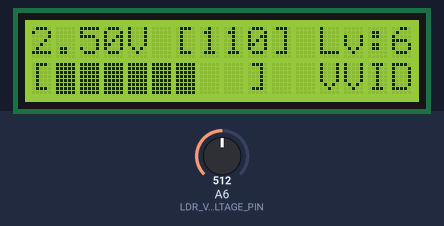
This sketch was run on a simulated Arduino Nano, built with avr-gcc and run on an emulated ATmega328P. Parts: 16×2 character LCD. Inputs (shaded band) come from the test bench; at power-on: A6 (LDR_VOLTAGE_PIN) = 512.

Above: at 6.5 s.
6.6 s: A6 (LDR_VOLTAGE_PIN) set to 261
At 7.2 s:
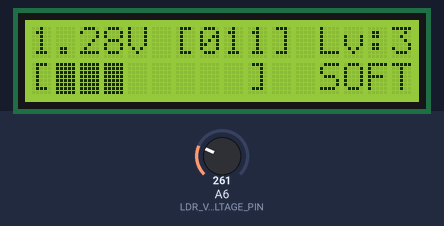
8.4 s: A6 (LDR_VOLTAGE_PIN) set to 241
At 9.0 s:
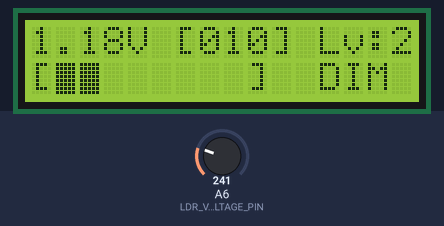
9.9 s: A6 (LDR_VOLTAGE_PIN) set to 500
At 11.2 s:
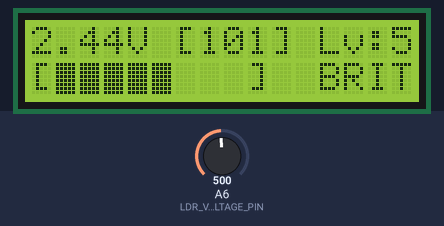
11.5 s: A6 (LDR_VOLTAGE_PIN) set to 525
At 12.0 s:
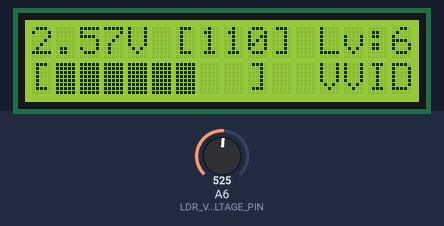
13.1 s: A6 (LDR_VOLTAGE_PIN) set to 122
At 14.0 s:
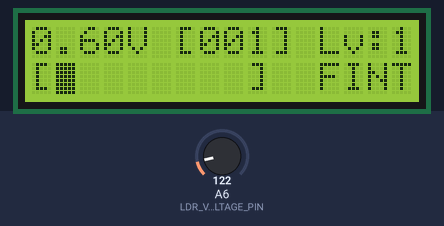
15.0 s: A6 (LDR_VOLTAGE_PIN) set to 406
At 15.9 s:
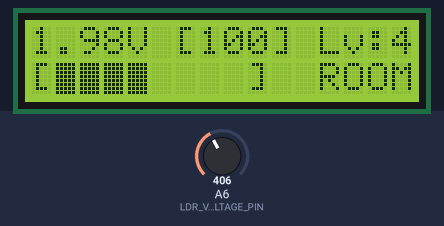
16.7 s: A6 (LDR_VOLTAGE_PIN) set to 435
Timing chart, 0 to 19.2 s (numbered marks = the images above; inputs shaded):
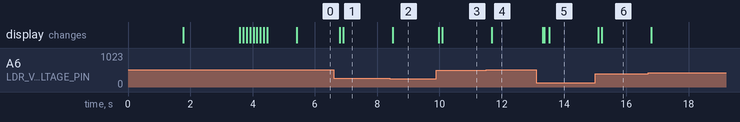

Measured:
- the behaviour switches between 254 and 253 on A6 (LDR_VOLTAGE_PIN) (found by bisection; images 1 and 2)
- the behaviour switches between 506 and 507 on A6 (LDR_VOLTAGE_PIN) (found by bisection; images 3 and 4)
- after the input at 6.6 s, the display: first changes after 0.20 s (image 1 shows a later state)
- after the input at 8.4 s, the display: changes after 0.10 s (image 2)
- after the input at 9.9 s, the display: first changes after 0.08 s (image 3 shows a later state)
- after the input at 11.5 s, the display: changes after 0.18 s (image 4)
- after the input at 13.1 s, the display: first changes after 0.21 s (image 5 shows a later state)
- after the input at 15.0 s, the display: first changes after 0.10 s (image 6 shows a later state)

The sketch:

TriBitLux_V1_3.ino
```cpp
// ================================================================
//  3-Bit Flash ADC — Brightness Level Sensor
//  Circuit: Resistor Ladder (3.3V / 8 steps)
//           7x Comparators (e.g., 2x LM339)
//           Priority Encoder (74HC148: thermometer -> 3-bit binary)
//           Input: LDR voltage divider → Vin
//
//  Arduino Nano:
//    A6       → LDR voltage monitor (ANALOG-ONLY pin)
//    A4 (SDA) → LCD I2C Data
//    A5 (SCL) → LCD I2C Clock
//
//  LCD: 16x2 I2C (PCF8574 backpack, address 0x27 or 0x3F)
//
//  Required Libraries (install via Tools > Manage Libraries):
//    - LiquidCrystal_I2C  by Frank de Brabander
//    - Wire               (built-in)
//
//  Display layout (main screen):
//    Line 1: "1.24V [011] Lv:3"
//             ^Vin  ^3-bit ^Level (0-7)
//    Line 2: "[||||    ] SOFT "
//             ^8-bar    ^Label
// ================================================================

#include <Wire.h>
#include <LiquidCrystal_I2C.h>

// ----------------------------------------------------------------
//  LCD Setup
//  Address 0x27 is the default for most PCF8574-based backpacks.
//  If the screen is blank or shows garbled text, change to 0x3F.
//  A4 = SDA, A5 = SCL on Nano — these are hardware I2C pins.
// ----------------------------------------------------------------
LiquidCrystal_I2C lcd(0x27, 16, 2);

// ----------------------------------------------------------------
//  Pin & Circuit Constants
// ----------------------------------------------------------------
#define LDR_VOLTAGE_PIN  A6      // Analog-ONLY pin on Nano — do NOT use digitalWrite/digitalRead here

#define VREF_NANO        5.0f   // Arduino Nano's ADC reference = 5V (default)
#define V_CIRCUIT_MAX    3.3f   // Resistor ladder top voltage (3.3V rail)
#define N_LEVELS         8      // 3-bit ADC → 2^3 = 8 levels (0 to 7)

// Each level occupies a voltage window of: 3.3 / 8 = 0.4125V
// Level 0: 0.000V – 0.412V
// Level 1: 0.413V – 0.825V  ... etc up to Level 7: 2.888V – 3.300V

#define REFRESH_MS       150    // LCD update interval in ms — keeps display stable

// ----------------------------------------------------------------
//  Custom LCD Characters (stored in HD44780 CGRAM slots 0–4)
//  Each character is 5 pixels wide × 8 pixels tall.
//  Bits: 1 = pixel ON, 0 = pixel OFF (only right 5 bits matter).
// ----------------------------------------------------------------

// Slot 0 — Sun icon: displayed at max brightness (level 7)
byte sunChar[8] = {
  0b00100,   //   *
  0b10101,   // * * *
  0b01110,   //  ***
  0b11111,   // *****
  0b01110,   //  ***
  0b10101,   // * * *
  0b00100,   //   *
  0b00000
};

// Slot 1 — Crescent moon: displayed at zero light (level 0)
byte moonChar[8] = {
  0b00110,   //   **
  0b01100,   //  **
  0b11000,   // **
  0b11000,   // **
  0b11000,   // **
  0b01100,   //  **
  0b00110,   //   **
  0b00000
};

// Slot 2 — Lightning bolt: displayed at mid-levels (1–6) on line 1 header
byte boltChar[8] = {
  0b00110,   //   **
  0b01100,   //  **
  0b11111,   // *****
  0b00110,   //   **
  0b01100,   //  **
  0b11000,   // **
  0b00000,
  0b00000
};

// Slot 3 — Half bar (left column only) — for smooth bar transitions
byte halfBar[8] = {
  0b10000,   // *
  0b10000,   // *
  0b10000,   // *
  0b10000,   // *
  0b10000,   // *
  0b10000,   // *
  0b10000,   // *
  0b10000    // *
};

// Slot 4 — Resistor ladder symbol: a small resistor icon
byte rungChar[8] = {
  0b01110,   //  ***
  0b10001,   // *   *
  0b10001,   // *   *
  0b01110,   //  ***
  0b00100,   //   *
  0b00100,   //   *
  0b00000,
  0b00000
};

// ----------------------------------------------------------------
//  Brightness Labels — exactly 4 chars each (padded).
//  Placed at LCD positions 12–15 on line 2 (after the 8-char bar).
// ----------------------------------------------------------------
//                               0         1       2       3
//                               4       5       6       7
const char LABELS[8][5] = {
  "DARK",  // Level 0: very low LDR voltage
  "FINT",  // Level 1: faint — barely a flicker
  "DIM ",  // Level 2: dim — candle / nightlight level
  "SOFT",  // Level 3: soft — lamp in a dark room
  "ROOM",  // Level 4: normal room lighting
  "BRIT",  // Level 5: bright — well-lit workspace
  "VVID",  // Level 6: vivid — direct sunlight
  "SUN!",  // Level 7: intense — max saturation
};

// ----------------------------------------------------------------
//  State Variables
// ----------------------------------------------------------------
int  lastLevel   = -1;           // Track previous level to avoid wasteful redraws
unsigned long lastRefresh = 0;   // Timestamp of the last display update

// ================================================================
//  splashScreen — animated boot sequence across 3 screens
// ================================================================
void splashScreen() {

  // --- Screen 1: Project title ---
  lcd.setCursor(0, 0);
  lcd.print("  3-bit Flash   ");
  lcd.setCursor(0, 1);
  lcd.print("   ADC  Sensor  ");
  delay(1600);

  // --- Screen 2: Circuit info with resistor icon ---
  lcd.clear();
  lcd.setCursor(0, 0);
  lcd.print("Vref:3.3V");
  lcd.setCursor(9, 0);
  lcd.write((byte)4);            // Resistor icon
  lcd.print(" 8-Lvl");
  lcd.setCursor(0, 1);
  lcd.print("Step:0.4125V/Lv ");
  delay(1800);

  // --- Screen 3: Animated loading bar (simulates ADC sweep) ---
  lcd.clear();
  lcd.setCursor(0, 0);
  lcd.print("LDR Sensor Input");
  lcd.setCursor(0, 1);
  lcd.print('[');
  for (int i = 0; i < 8; i++) {
    lcd.write(0xFF);             // 0xFF = full block (built into HD44780 charset)
    delay(110);
  }
  lcd.print("] GO!");
  delay(900);

  lcd.clear();
}

// ================================================================
//  printBin3 — prints the 3-bit binary of val (0–7) on LCD
//  e.g., val = 5 → prints "101"
//  Uses bit-shifting to extract each bit from MSB to LSB.
// ================================================================
void printBin3(int val) {
  lcd.print((val >> 2) & 1);   // Bit 2 (MSB): isolate with mask after shift
  lcd.print((val >> 1) & 1);   // Bit 1 (mid): same approach
  lcd.print(val & 1);          // Bit 0 (LSB): no shift needed, just mask
}

// ================================================================
//  drawLine1 — updates the top row of the LCD
//
//  Format (16 chars):   "1.24V [011] Lv:3"
//  Positions:            01234 5 678 9 0123 4 5
//                        Vin     Bin    Level
//
//  The 3-bit binary shown here is what the 74HC148 priority
//  encoder produces from the 7 comparator outputs in the circuit.
// ================================================================
void drawLine1(float voltage, int level) {
  lcd.setCursor(0, 0);

  // Voltage field — always 4 chars + 'V' = 5 chars total
  // lcd.print(float, decimals) auto-formats: "0.41", "1.24", "3.30"
  lcd.print(voltage, 2);     // e.g., "1.24"
  lcd.print('V');            // → "1.24V"

  lcd.print(" [");           // 2 chars — opens the binary bracket
  printBin3(level);          // 3 chars — e.g., "011"
  lcd.print("] ");           // 2 chars — closes bracket + space

  lcd.print("Lv:");          // 3 chars
  lcd.print(level);          // 1 char — level digit (0–7)
  // Grand total: 5 + 2 + 3 + 2 + 3 + 1 = 16 chars ✓
}

// ================================================================
//  drawLine2 — updates the bottom row of the LCD
//
//  Format (16 chars):   "[||||    ]  SOFT"
//  Positions:            0123456789 0 1234
//                        ^bar 10    ^  label
//
//  Bar has 8 positions — 1 per brightness level.
//  Filled blocks (0xFF) indicate how many thresholds are crossed.
//  This mirrors the thermometer code at the comparator outputs.
// ================================================================
void drawLine2(int level) {
  lcd.setCursor(0, 1);

  lcd.print('[');                      // Opening bracket (pos 0)

  for (int i = 0; i < 8; i++) {
    // Fill bar up to 'level' blocks, leave rest as spaces
    // i < level → this bucket/threshold has been crossed
    if (i < level) {
      lcd.write(0xFF);                 // Solid block — threshold crossed
    } else {
      lcd.print(' ');                  // Empty — threshold not reached
    }
  }

  lcd.print(']');                      // Closing bracket (pos 9)
  lcd.print("  ");                     // 2-space separator (pos 10–11)

  // Label (pos 12–15): 4-char brightness description
  // Special case: show custom icon for levels 0 and 7
  if (level == 7) {
    lcd.print("SUN");
    lcd.write((byte)0);                // Sun icon (CGRAM slot 0) at pos 15
  } else if (level == 0) {
    lcd.print("DRK");
    lcd.write((byte)1);                // Moon icon (CGRAM slot 1) at pos 15
  } else {
    lcd.print(LABELS[level]);          // Standard 4-char label for levels 1–6
  }
  // Total: 1+8+1+2+4 = 16 chars ✓
}

// ================================================================
//  sweepBar — animates the bar from oldLevel to newLevel
//  This gives a smooth visual transition when brightness changes,
//  making the "thermometer code settling" effect visible.
// ================================================================
void sweepBar(int oldLevel, int newLevel) {
  int step = (newLevel > oldLevel) ? 1 : -1;   // Direction of sweep

  // Walk bar one position at a time toward new level
  for (int l = oldLevel; l != newLevel; l += step) {
    drawLine2(l);     // Redraw bar at intermediate level
    delay(35);        // 35ms per step → full 0→7 sweep takes 245ms
  }
}

// ================================================================
//  setup — runs once on power-on or reset
// ================================================================
void setup() {
  // Initialize I2C LCD (Wire.begin() is called internally by lcd.init())
  lcd.init();
  lcd.backlight();

  // Load custom characters into HD44780 CGRAM (must happen before lcd.clear())
  // Slots 0–7 are available; we use slots 0–4
  lcd.createChar(0, sunChar);    // Slot 0 — sun
  lcd.createChar(1, moonChar);   // Slot 1 — moon
  lcd.createChar(2, boltChar);   // Slot 2 — bolt (reserved for future use)
  lcd.createChar(3, halfBar);    // Slot 3 — half bar (reserved for future use)
  lcd.createChar(4, rungChar);   // Slot 4 — resistor icon

  // Show animated splash before entering the sensing loop
  splashScreen();
}

// ================================================================
//  loop — runs continuously; reads voltage and updates LCD
// ================================================================
void loop() {

  // --- Rate-limit: don't update faster than REFRESH_MS ---
  // millis() returns ms since boot; comparing deltas is overflow-safe.
  if (millis() - lastRefresh < REFRESH_MS) return;
  lastRefresh = millis();

  // --- Step 1: Read the LDR voltage at A6 ---
  // analogRead() is the ONLY valid read function for A6/A7 on Nano.
  // It returns 0 (0V) to 1023 (5V) relative to VREF_NANO.
  int raw = analogRead(LDR_VOLTAGE_PIN);

  // --- Step 2: Convert ADC count → voltage ---
  // formula: voltage = raw × (Vref / max_count)
  float voltage = raw * (VREF_NANO / 1023.0f);

  // --- Step 3: Map voltage to a 3-bit level (0–7) ---
  // Integer division by the step size gives the level bucket.
  // (V_CIRCUIT_MAX / N_LEVELS) = 3.3 / 8 = 0.4125V per level.
  // constrain() clamps to [0, 7] even if Vin slightly exceeds 3.3V.
  int level = constrain(
    (int)(voltage / (V_CIRCUIT_MAX / (float)N_LEVELS)),
    0,
    N_LEVELS - 1
  );

  // --- Step 4: Skip redraw if level hasn't changed ---
  // This prevents constant LCD writes which cause visible flicker.
  if (level == lastLevel) return;

  // --- Step 5: Animate bar sweep on level change ---
  // Visually shows which comparator thresholds are being crossed/released,
  // mirroring the thermometer code behavior inside the flash ADC circuit.
  if (lastLevel != -1) {
    sweepBar(lastLevel, level);
  }

  lastLevel = level;

  // --- Step 6: Final display update ---
  drawLine1(voltage, level);   // Top row: voltage + binary code + level number
  drawLine2(level);            // Bottom row: filled bar + brightness label
}

// ================================================================
//  Circuit Reference — SN74LS48N / LM339 IC configuration:
//
//  Resistor Ladder (3.3V rail → GND, 8 equal resistors):
//    Tap V1 = 0.4125V  → LM339 Comparator 1 (+IN)
//    Tap V2 = 0.825V   → LM339 Comparator 2 (+IN)
//    Tap V3 = 1.2375V  → LM339 Comparator 3 (+IN)
//    Tap V4 = 1.65V    → LM339 Comparator 4 (+IN)
//    Tap V5 = 2.0625V  → LM339 Comparator 5 (+IN)
//    Tap V6 = 2.475V   → LM339 Comparator 6 (+IN)
//    Tap V7 = 2.8875V  → LM339 Comparator 7 (+IN)
//    (All comparators share Vin from the LDR divider at –IN)
//
//  Comparator outputs → 74HC148 (8-to-3 Priority Encoder):
//    Thermometer code: e.g., Vin=1.5V → C1,C2,C3 HIGH, C4–C7 LOW
//    74HC148 encodes highest active input → 3-bit binary: 011 = level 3
//    74HC148 outputs A0,A1,A2 → binary code of brightness level
//
//  Note: 74HC148 uses ACTIVE LOW inputs/outputs — add inverters
//  (e.g., 74HC04 hex inverter) between LM339 and 74HC148 if needed
//  depending on LM339 output polarity configuration.
//
//  The Nano reads the LDR voltage directly for the LCD monitor. It
//  computes the displayed 0–7 level in software and does not read the
//  physical priority-encoder outputs. The flash-ADC hardware path is
//  still the comparator/encoder/decoder circuit described above.
//
//  Expected LCD output examples:
//    Dark room:     "0.21V [000] Lv:0"  /  "[        ]  DRK🌙"
//    Lamp light:    "1.45V [011] Lv:3"  /  "[|||     ]  SOFT"
//    Bright window: "2.55V [110] Lv:6"  /  "[||||||  ]  VVID"
//    Full sunlight: "3.12V [111] Lv:7"  /  "[|||||||]  SUN☀"
// ================================================================
```
